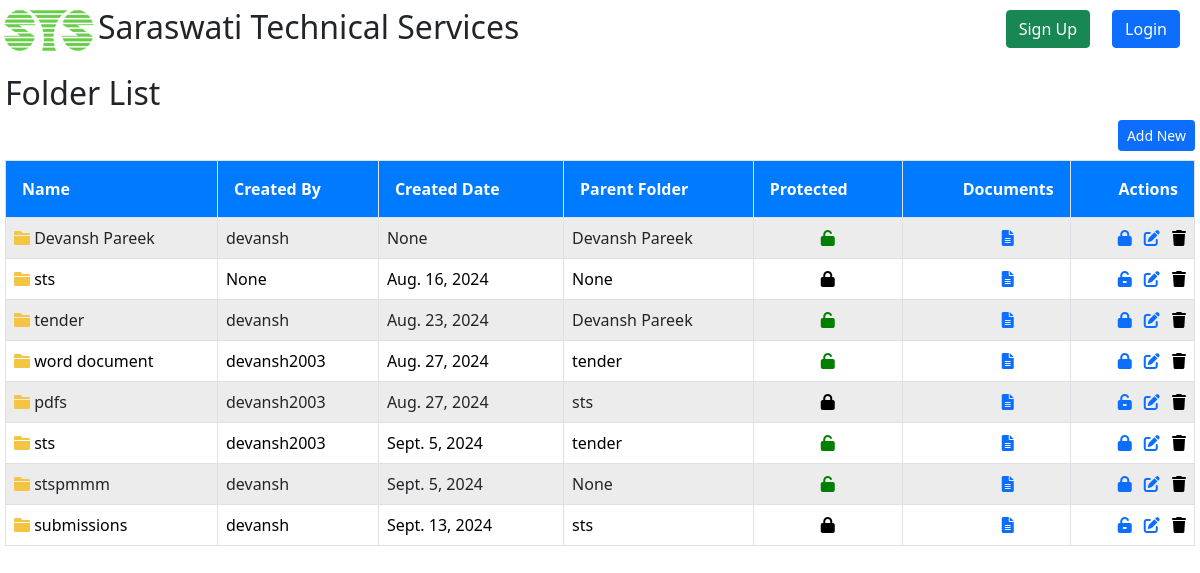
Screenshot of /docs/folderList/ with the database file from the repository.
### Docs/models.py (models this page shows)
class Folder(models.Model):
    name = models.CharField(max_length=30)
    createdBy = models.ForeignKey(User, on_delete=models.SET_NULL, blank=True, null=True, related_name='created_folders')
    createdDate = models.DateField(auto_now_add=True,blank=True, null=True)
    parentFolder = models.ForeignKey('self', on_delete=models.CASCADE, blank=True, null=True, related_name='subfolders')
    notes = models.TextField(blank=True, null=True)
    protected = models.BooleanField(default=False, blank=True, null=True)
    password = models.CharField(max_length=30, blank=True, null=True)
    def __str__(self):
        return self.name

### Docs/views.py (the view)
# urls.py: path('folderList/', views.folderList, name="folderList"),
def folderList(request):
    folders = Folder.objects.select_related('parentFolder').all()
    context = {"folders": folders}
    return render(request, "docs/folderList.html", context)

### Docs/templates/docs/folderList.html (shortened to what this page needs)
{% extends "registration/base.html" %}
{% block content %}
<h2>Folder List</h2>
<a href="{% url 'folderCreateView' %}">
    <button type="button" class="btn btn-primary btn-sm" style="float:right;">Add New</button>
</a>
<table class="table table-striped table-hover mt-5">
  <thead>
    <tr class="text-center">
      <th class="text-start border">Name</th>
      <th class="text-start border">Created By</th>
      <th class="text-start border">Created Date</th>
      <th class="text-start border">Parent Folder</th>
      <th class="text-start border">Protected</th>
      <th class="text-end border">Documents</th>
      <th class="text-end border">Actions</th>
    </tr>
  </thead>
  <tbody>
    {% for folder in folders %}
    <tr>
      <td class="text-start border">
        <i class="fas fa-folder" style="color: #f4c542;"></i> {{ folder.name }}
      </td>
      <td class="text-start border">{{ folder.createdBy }}</td>
      <td class="text-start border">{{ folder.createdDate }}</td>
      <td class="text-start border">{{ folder.parentFolder }}</td>
      <td class="text-center border justify-content-center align-items-center">
        {% if folder.protected %}
            <i class="fas fa-lock" style="color: black;"></i>
        {% else %}
            <i class="fas fa-unlock" style="color: green;"></i>
        {% endif %}
    </td>
      <td class="text-end border">
        <a href="{% url 'documentList' folder.id %}" class="mx-5" data-bs-toggle="tooltip" title="View Documents">
          <i class="fas fa-file-alt"></i>
        </a>
      </td>
      <td class="text-end border">
        <a href="#" class="lock-unlock-icon" data-folder-id="{{ folder.id }}" data-bs-toggle="tooltip" title="{% if folder.protected %}Unlock{% else %}Lock{% endif %}">{% if folder.protected %}<i class="fas fa-unlock-alt"></i>{% else %}<i class="fas fa-lock"></i>{% endif %}</a>
        <a href="{% url 'folderUpdateView' folder.id %}" class="mx-2"  data-bs-toggle="tooltip" title="Edit"><i class="fas fa-edit"></i></a>
        <form action="{% url 'folderDeleteView' folder.id %}" method="post" style="display:inline;" id="delete-form-{{ folder.id }}">
          <button type="submit" style="border:none; background:none; padding:0;" data-bs-toggle="tooltip" title="Delete">
            <i class="fas fa-trash"></i>
          </button>
        </form>
      </td>
    </tr>
    {% endfor %}
  </tbody>
</table>
{% endblock %}

### Base/templates/registration/base.html (style rules this page uses)
html, body { height: 100%; margin: 0; overflow-x,overflow-y: hidden; }
.table-striped tbody tr:nth-of-type(odd) { background-color: #f9f9f9; }
.table-striped tbody tr:nth-of-type(even) { background-color: #ffffff; }
.table th, .table td { vertical-align: middle; }
.table thead th { background-color: #007bff; color: white; text-align: center; }
.table th { padding: 1rem; }

### rows the page displays
Folder: name "Devansh Pareek", createdBy "devansh", createdDate "None", parentFolder "Devansh Pareek", protected False (drawn)
Folder: name "sts", createdBy "None", createdDate "Aug. 16, 2024", parentFolder "None", protected True (drawn)
Folder: name "tender", createdBy "devansh", createdDate "Aug. 23, 2024", parentFolder "Devansh Pareek", protected False (drawn)
Folder: name "word document", createdBy "devansh2003", createdDate "Aug. 27, 2024", parentFolder "tender", protected False (drawn)
Folder: name "pdfs", createdBy "devansh2003", createdDate "Aug. 27, 2024", parentFolder "sts", protected True (drawn)
Folder: name "sts", createdBy "devansh2003", createdDate "Sept. 5, 2024", parentFolder "tender", protected False (drawn)
Folder: name "stspmmm", createdBy "devansh", createdDate "Sept. 5, 2024", parentFolder "None", protected False (drawn)
Folder: name "submissions", createdBy "devansh", createdDate "Sept. 13, 2024", parentFolder "sts", protected True (drawn)
